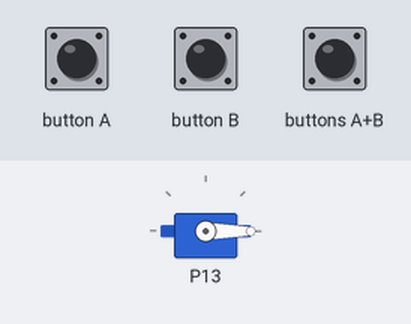
Bench run of a program on a simulated BBC micro:bit (MakeCode). On the bench: servo. The test bench sets the inputs (shaded band).

Above: at 1.2 s.
1.3 s: button A pressed for 0.15 s
At 2.6 s:
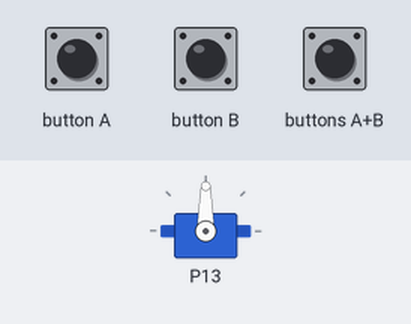
2.9 s: button B pressed for 0.15 s
At 4.0 s:
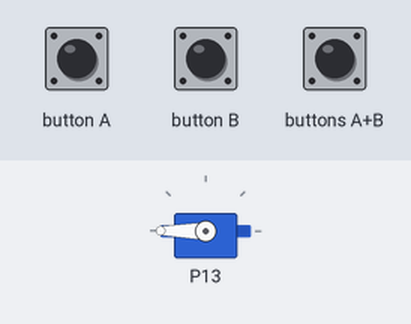
4.5 s: buttons A+B pressed for 0.15 s
At 5.2 s:
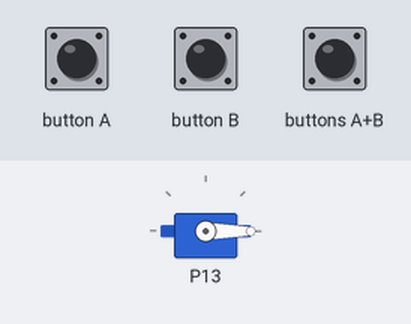
Timing chart, 0 to 7.5 s (numbered marks = the images above; inputs shaded):
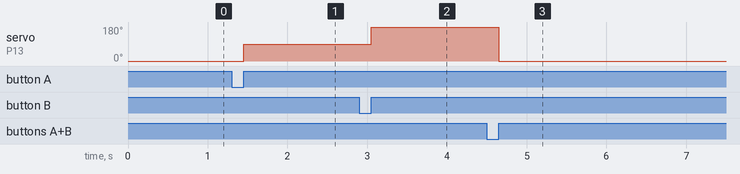

The program:

main.ts
```typescript
input.onButtonPressed(Button.A, function () {
    pins.servoWritePin(AnalogPin.P13, 90)
})
input.onButtonPressed(Button.AB, function () {
    pins.servoWritePin(AnalogPin.P13, 0)
})
input.onButtonPressed(Button.B, function () {
    pins.servoWritePin(AnalogPin.P13, 180)
})
pins.servoWritePin(AnalogPin.P13, 0)
```

test.ts
```typescript
// aquí va el archivo "tests"; esto no se compilará cuando este paquete se utilice como una extensión.
```

Measured:
- after the input at 1.3 s, servo on P13: 0° → 90° after 0.15 s
- after the input at 2.9 s, servo on P13: 90° → 180° after 0.15 s
- after the input at 4.5 s, servo on P13: 180° → 0° after 0.15 s
